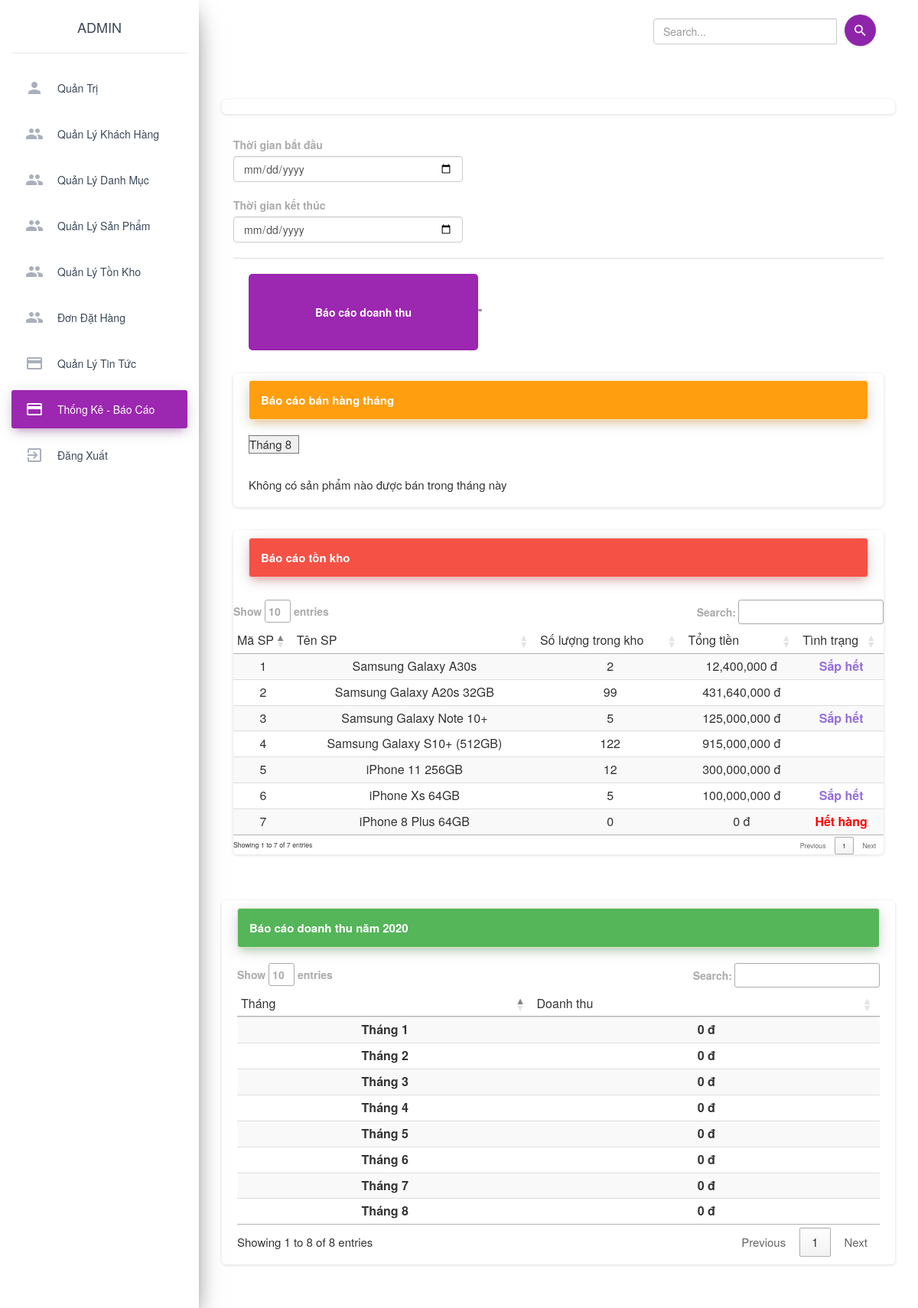
Screenshot of /admin/index.php?page=report (signed in) with the database file from the repository.
### tables this page shows
CREATE TABLE `item` (
  `name` text NOT NULL,
  `producer` text NOT NULL,
  `price` int(11) NOT NULL,
  `quantity` int(11) NOT NULL,
  `desc` text NOT NULL,
  `id` int(11) NOT NULL,
  `id_group` int(11) NOT NULL
);

### admin/report/index.php (the view, shortened to what this page needs)
<form id="report" method="post">
	<div id="material-tabs">
		<div class="report-group">
			<label>Thời gian bắt đầu</label>
			<input type="date" class="form-control add-control" name="time-from">
		</div>
		<div class="report-group">
			<label>Thời gian kết thúc</label>
			<input type="date" class="form-control" name="time-to">
		</div>
	</div>
	<div class="report-div">
		<button type='submit' name="thu-nhap" class='btn-report'>Báo cáo doanh thu</button>"
	</div>
</form>
<div class="card">
	<div class="card-body" style="font-size: 15px;">
		<div class="alert alert-warning" >
			<span style="font-weight: bold;">Báo cáo bán hàng tháng </span>
		</div>
		<label></label><select id="baocaohangthang" class="mb-5">
			<option selected value="8">Tháng 8</option>
		</select>
		<div id="noidung_bc">
			<?php $sql1="SELECT item.* , sum(cart_detail.`count`) as sl FROM item,cart_detail,cart WHERE item.id = cart_detail.id_item AND cart_detail.id_cart = cart.id AND MONTH(cart.order_date) = 8 and YEAR(cart.order_date) =2020 AND cart.status =3  group BY cart_detail.id_item";
			$result_bh = $conn->query($sql1);
			?>
			<?php if(mysqli_num_rows($result_bh)>0){ ?>
				<table id="myTable3" class="table table-striped text-center" style="width:100%">
					<thead>
						<tr>
							<td>Mã SP</td>
							<td>Tên SP</td>
							<td>Số lượng bán trong tháng</td>
							<td>Tổng tiền bán</td>
						</tr>
					</thead>
					<tbody>
						<?php
						foreach($result_bh as $key => $valua1):
							?>
							<tr>
								<td><?=$valua1['id']?></td>
								<td><?=$valua1['name']?></td>
								<td><?=$valua1['sl']?></td>
								<td><?=number_format($valua1['sl']*$valua1['price'])?> đ</td>
							</tr>
						<?php endforeach ?>
					</tbody>
				</table>
			<?php }else{ ?>
				<p>Không có sản phẩm nào được bán trong tháng này </p>
			<?php } ?>
		</div>
	</div>
</div>
<div class="card">
	<div class="card-body" style="font-size: 15px;">
		<p class="alert alert-danger" style="font-weight: bold;">Báo cáo  tồn kho </p>
		</div>
		<table id="myTable1" class="table table-striped text-center" style="width:100%">
			<thead>
				<tr>
					<td>Mã SP</td>
					<td>Tên SP</td>
					<td>Số lượng trong kho</td>
					<td>Tổng tiền</td>
					<td>Tình trạng</td>
				</tr>
			</thead>
			<tbody>
				<?php $sql= "SELECT * FROM item";
				$result_item = $conn->query($sql); ?>
				<?php
				foreach($result_item as $key => $valua1):
					?>
					<tr>
						<td><?=$valua1['id']?></td>
						<td><?=$valua1['name']?></td>
						<td><?=$valua1['quantity']?></td>
						<td><?=number_format($valua1['quantity']*$valua1['price'])?> đ</td>
						<td><?php if($valua1['quantity']<10&&$valua1['quantity']>0){
							echo "<b style='color:#956edc'>Sắp hết</b>";
						}else if($valua1['quantity']==0) echo "<b style='color:red'>Hết hàng</b>"; ?></td>
					</tr>
				<?php endforeach; ?>
			</tbody>
		</table>
	</div>
</div>
<div class="card">
	<div class="card-body" style="font-size: 15px;">
		<p class="alert alert-success" style="font-weight: bold;">Báo cáo doanh thu năm <?=date("Y");?></p>
		<table id="myTable2" class="table table-striped text-center" style="width:100%">
			<thead>
				<tr>
					<td>Tháng</td>
					<td>Doanh thu</td>
				</tr>
			</thead>
			<tbody>
				<?php for($i=1;$i<(int)date("m")+1;$i++){ ?>
					<tr >
						<th class="text-center">Tháng <?=$i?></th>
						<?php
						$sql5="SELECT sum(cart_detail.price) as tt FROM cart_detail LEFT JOIN cart on cart_detail.id_cart = cart.id WHERE MONTH(cart.order_date) = $i AND cart.status =3";
						$result5 = $conn->query($sql5);
						$data5 = $result5->fetch_assoc();
						$thang_all = number_format($data5['tt']);
						?>
						<th class="text-center"><?=$thang_all?> đ</th>
					</tr>
				<?php } ?>
			</tbody>
		</table>
	</div>
</div>

### rows the page displays
item: id "1", name "Samsung Galaxy A30s", quantity "2", $valua1['quantity']*$valua1['price'] "12,400,000", shows "Sắp hết"
item: id "2", name "Samsung Galaxy A20s 32GB", quantity "99", $valua1['quantity']*$valua1['price'] "431,640,000"
item: id "3", name "Samsung Galaxy Note 10+", quantity "5", $valua1['quantity']*$valua1['price'] "125,000,000", shows "Sắp hết"
item: id "4", name "Samsung Galaxy S10+ (512GB)", quantity "122", $valua1['quantity']*$valua1['price'] "915,000,000"
item: id "5", name "iPhone 11 256GB", quantity "12", $valua1['quantity']*$valua1['price'] "300,000,000"
item: id "6", name "iPhone Xs 64GB", quantity "5", $valua1['quantity']*$valua1['price'] "100,000,000", shows "Sắp hết"
item: id "7", name "iPhone 8 Plus 64GB", quantity "0", $valua1['quantity']*$valua1['price'] "0", shows "Hết hàng"

### other values shown
$_SESSION['name'] "ADMIN"
$thang_all "0"
